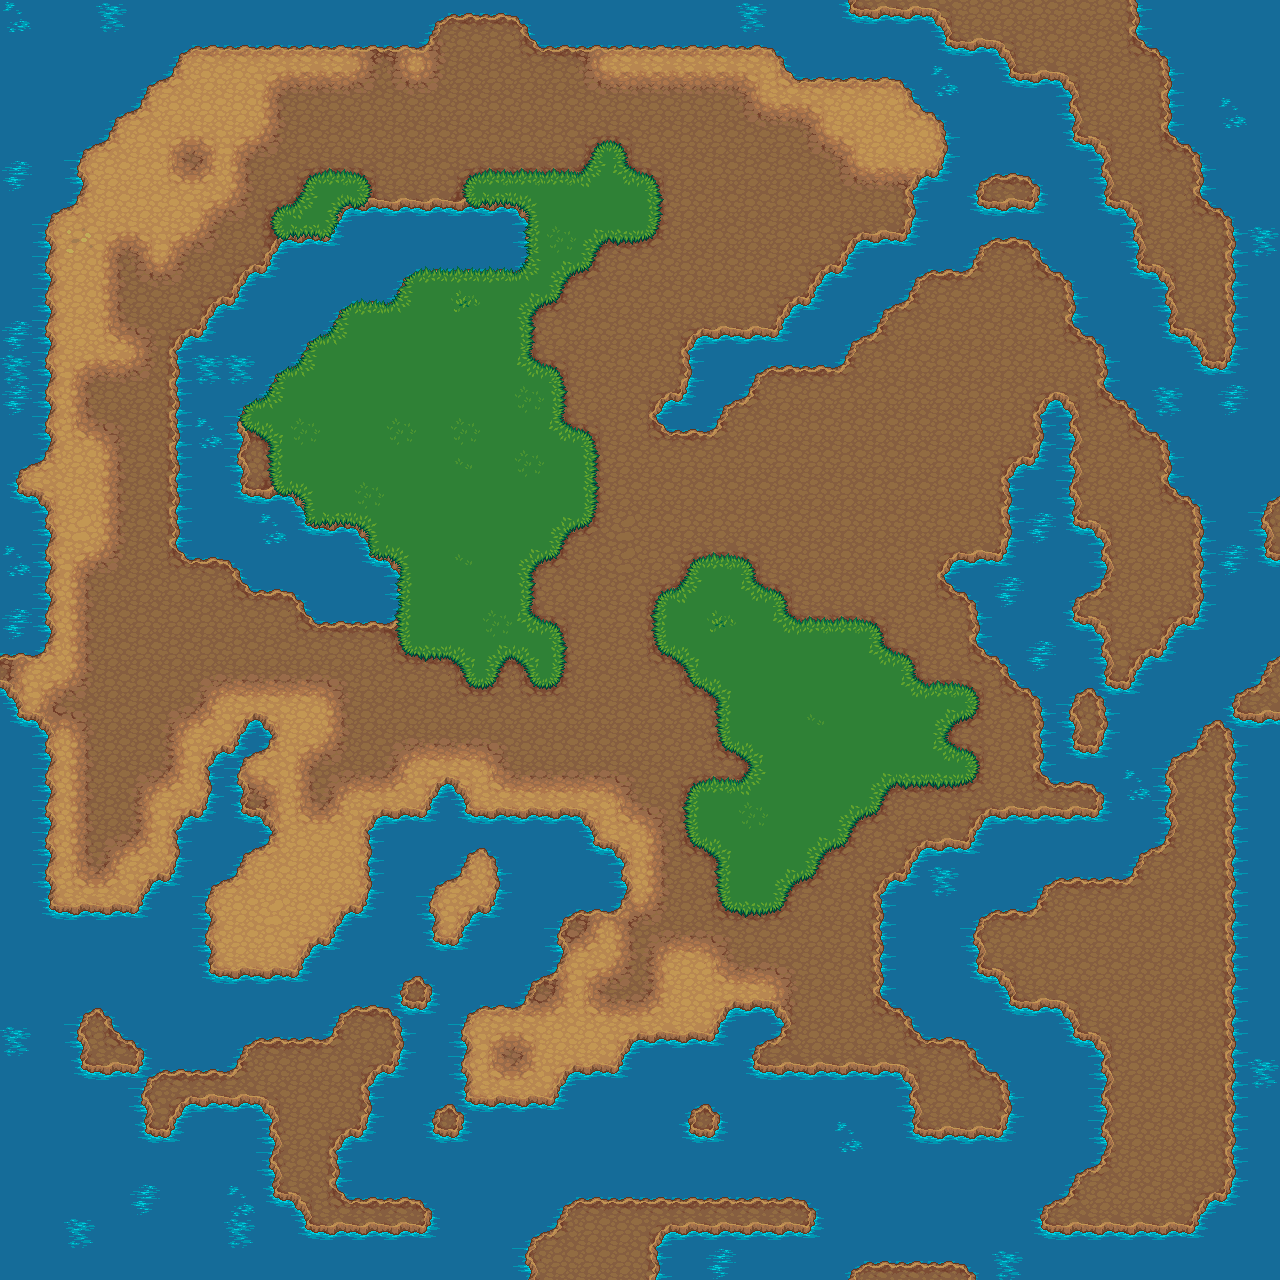

Tiled map render using the project's own tile images. Description and the map definition, with tile-layer contents summarised, below:
An orthogonal 40x40 tile map with 32x32 px tiles, 1 tile layer (Tile Layer 1).

<map version="1.0" orientation="orthogonal" renderorder="right-down" width="40" height="40" tilewidth="32" tileheight="32">
 <tileset firstgid="1" source="shared/resources/terrain.tsx" />
 <layer name="Tile Layer 1" width="40" height="40">
  <data>[1600 cells, 1600 non-empty, 91 distinct tile ids]</data>
 </layer>
</map>
